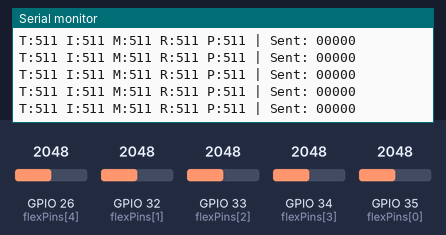
A sketch run on a simulated ESP32. Shown: the last lines printed to the serial monitor. The inputs (shaded band) are chosen by the test bench; at power-on: GPIO 26 (flexPins[4]) = 2048, GPIO 32 (flexPins[1]) = 2048, GPIO 33 (flexPins[2]) = 2048, GPIO 34 (flexPins[3]) = 2048, GPIO 35 (flexPins[0]) = 2048. Nothing arrives over Bluetooth unless stated.

Above: at 6.2 s.
6.3 s: GPIO 26 (flexPins[4]) set to 2866
At 6.38 s:
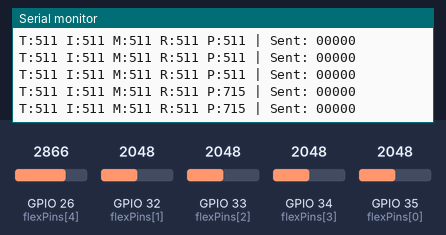
7.8 s: GPIO 32 (flexPins[1]) set to 2866
At 7.8 s:
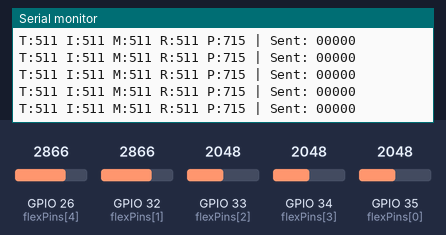
9.3 s: GPIO 33 (flexPins[2]) set to 2866
At 9.35 s:
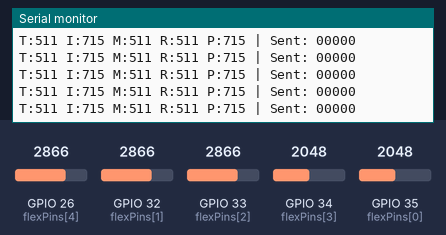
10.8 s: GPIO 34 (flexPins[3]) set to 2866
At 10.84 s:
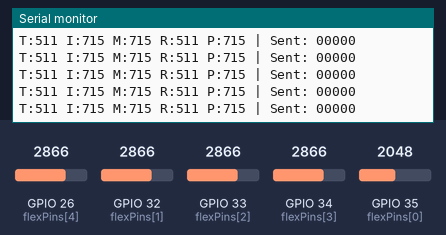
12.3 s: GPIO 35 (flexPins[0]) set to 2866
At 12.33 s:
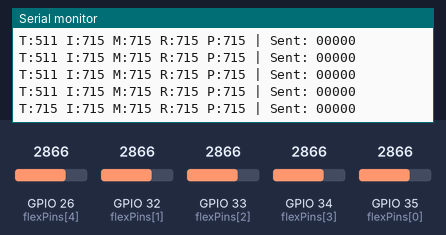
13.8 s: GPIO 26 (flexPins[4]) set to 3972
At 13.82 s:
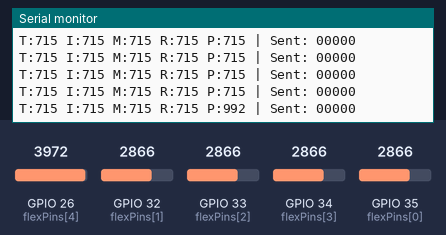
Timing chart, 0 to 16.3 s (numbered marks = the images above; inputs shaded):
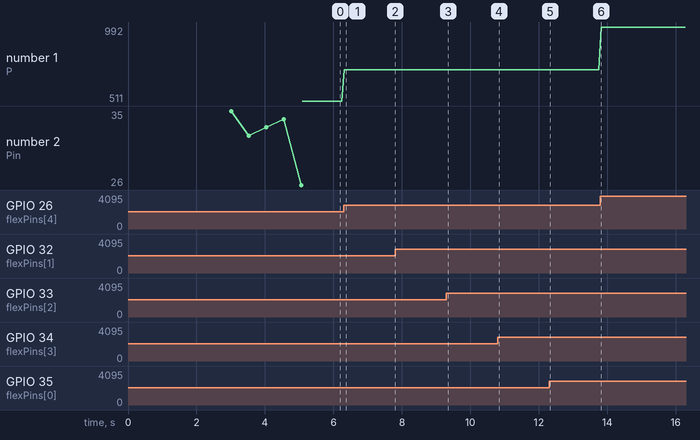

Measured:
- after the input at 6.3 s, the serial monitor: prints a new line at once (image 1)
- after the input at 12.3 s, the serial monitor: prints a new line at once (image 5)
- after the input at 13.8 s, the serial monitor: prints a new line at once (image 6)
- plotted number 1: 511 → 715 after the input at 6.3 s, 715 → 992 after the input at 13.8 s

The sketch:

glovecode.ino
```cpp
#include <BluetoothSerial.h>

BluetoothSerial SerialBT;
uint8_t armAddress[] = {0x1C, 0x69, 0x20, 0x95, 0x94, 0x4A};

// Pins: Thumb=35, Index=32, Middle=33, Ring=34, Pinky=26
int flexPins[] = {35, 32, 33, 34, 26};
int idleValues[5];
int closeThresholds[5];
int openThresholds[5];

typedef struct {
  uint16_t f1, f2, f3, f4, f5;
} struct_message;

struct_message myData;

void setup() {
  Serial.begin(115200);
  for (int i = 0; i < 5; i++) pinMode(flexPins[i], INPUT);

  Serial.println("--- SENSITIVITY: THUMB=6, OTHERS=9 CLOSE / 1 UP TO OPEN ---");
  Serial.println("KEEP GLOVE PERFECTLY FLAT...");
  delay(2500);

  for (int i = 0; i < 5; i++) {
    long sum = 0;
    for(int j=0; j<100; j++) {
      sum += map(analogRead(flexPins[i]), 0, 4095, 0, 1023);
      delay(5);
    }
    idleValues[i] = sum / 100;

    // CLOSE MARGIN: 6 for thumb (i=0), 9 for others
    if (i == 0) {
      closeThresholds[i] = idleValues[i] - 4; // Thumb
    } else {
      closeThresholds[i] = idleValues[i] - 9; // Other fingers
    }

    // OPEN MARGIN: 1 unit ABOVE close threshold
    openThresholds[i] = closeThresholds[i] + 1;

    Serial.printf("Pin %d: Idle=%d | Close=%d | Open=%d\n",
                  flexPins[i], idleValues[i], closeThresholds[i], openThresholds[i]);
  }

  SerialBT.begin("Glove_Controller", true);
}

int getSmoothedValue(int pin) {
  long sum = 0;
  for(int i=0; i<30; i++) {
    sum += map(analogRead(pin), 0, 4095, 0, 1023);
    delayMicroseconds(50);
  }
  return sum / 30;
}

void loop() {
  if (!SerialBT.connected()) {
    SerialBT.connect(armAddress);
    delay(1000);
    return;
  }

  int r[5];
  for(int i=0; i<5; i++) r[i] = getSmoothedValue(flexPins[i]);

  // Close: value drops below close threshold
  // Open: value rises 1 unit above close threshold
  if (myData.f1 == 0 && r[0] < closeThresholds[0]) myData.f1 = 1;
  else if (myData.f1 == 1 && r[0] >= openThresholds[0]) myData.f1 = 0;

  if (myData.f2 == 0 && r[1] < closeThresholds[1]) myData.f2 = 1;
  else if (myData.f2 == 1 && r[1] >= openThresholds[1]) myData.f2 = 0;

  if (myData.f3 == 0 && r[2] < closeThresholds[2]) myData.f3 = 1;
  else if (myData.f3 == 1 && r[2] >= openThresholds[2]) myData.f3 = 0;

  if (myData.f4 == 0 && r[3] < closeThresholds[3]) myData.f4 = 1;
  else if (myData.f4 == 1 && r[3] >= openThresholds[3]) myData.f4 = 0;

  if (myData.f5 == 0 && r[4] < closeThresholds[4]) myData.f5 = 1;
  else if (myData.f5 == 1 && r[4] >= openThresholds[4]) myData.f5 = 0;

  SerialBT.write((uint8_t*)&myData, sizeof(myData));

  Serial.printf("T:%d I:%d M:%d R:%d P:%d | Sent: %d%d%d%d%d\n",
                r[0], r[1], r[2], r[3], r[4], myData.f1, myData.f2, myData.f3, myData.f4, myData.f5);

  delay(40);
}
```
